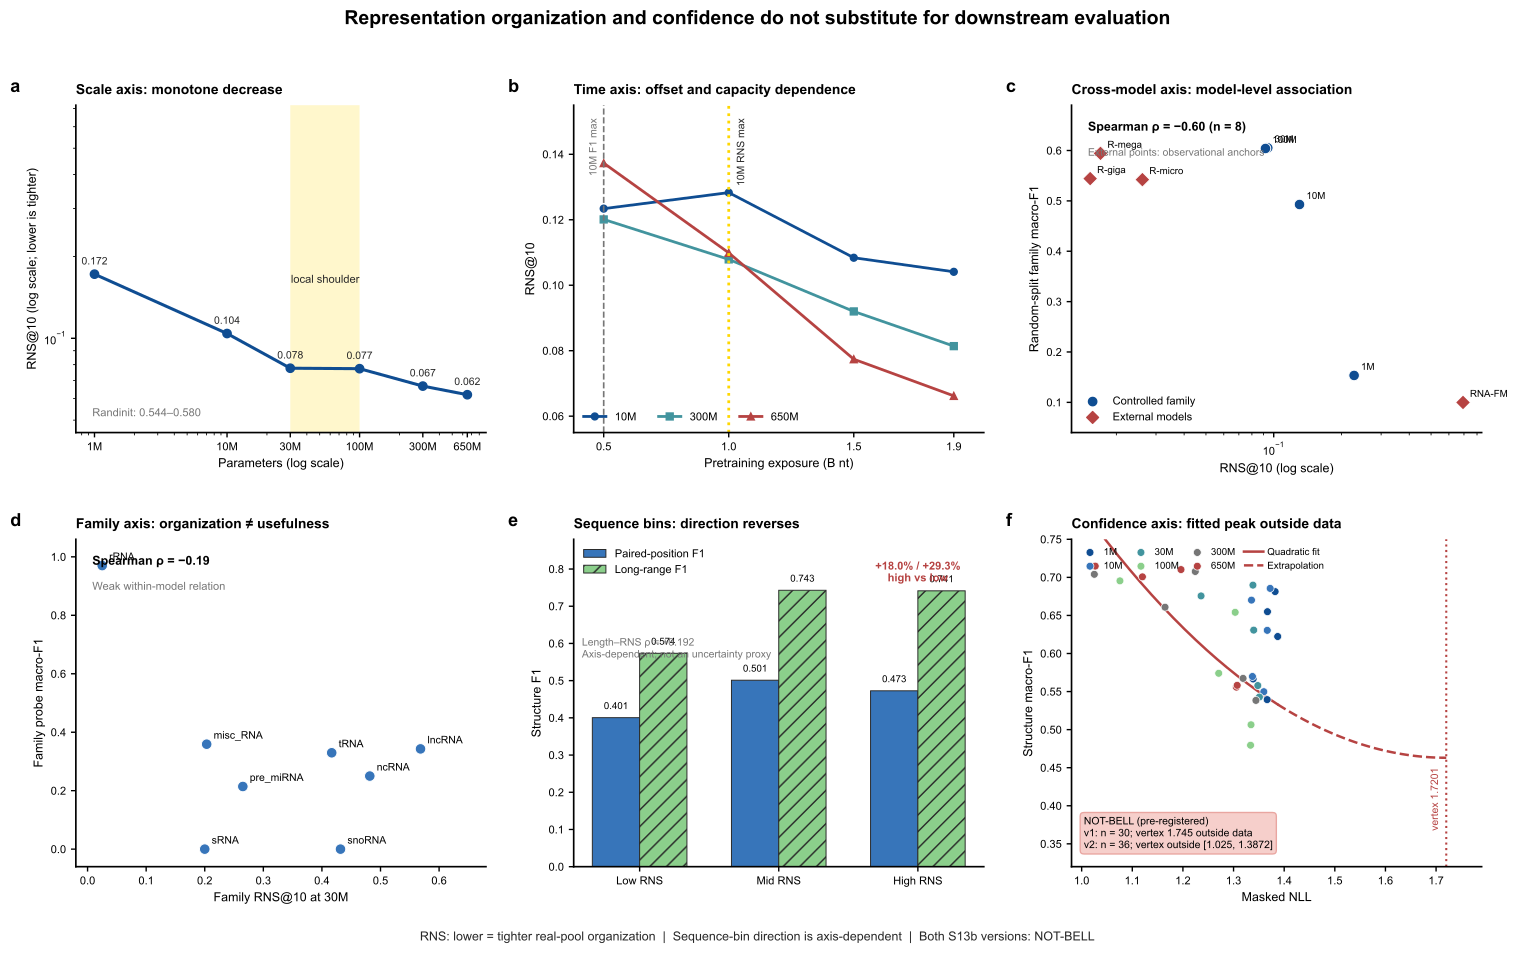

Source code (Python):
#!/usr/bin/python3
# Input SHA256 (verified 2026-11-25):
# s13b_bell.json: e62de08b33425738f90196a0f72f224704164d405e89556434e38af8f364e328
# s14_rns.json: a910ee7da1d4d5d7237dd4c9872582c1cb05ddb3682fea8ed789f856945e5743
# s14_rns_300m.json: 9c1d24aba4dffb0fd9068da29647e5260d002df201e122786358fd16d591860c
# s14_rns_650m.json: b46487123f78d3b25ffcb459bdaa352f654f1ac13c9d02c2b23b7ea7620cd6de
# s14_timeaxis.json: 8dc4be452cebdd640672cdf316b687322e988c5c7c7a2d53a817e3abed07ece1
# s14_timeaxis_v2.json: 2ae3673ff47a50ea5121c75271425facf7f291939a2aa7ac882337518cdd6021
# s14_rns_ext.json: f24bdefc3310677422f19242f4d647681b7b086d1b1c19f654cde313587703f7
# s14_family_crossval.json: 24fe20837edb76a837dc650bcbb820132c1d278403530eb00ae05b218e5bd1f1
# s14_bin_eval.json: 4491cd26fae73a939459f95918c58a92b553dafcfb8227e9f69d6e6f80214573
# s14_bin_diag.json: 840cd896c3b47d778976d1da3f2fb749a9d37ba8c2134d73dfebd93d86fc236b

import json
from pathlib import Path

import matplotlib.pyplot as plt
import numpy as np

EVIDENCE = Path("/Volumes/orico-disc/A100 大量项目文件备份/03_RNA迁移学习_rna-sc/eval_evidence_logs/evidence")
OUTPUT = Path("/Users/liucunyu/Documents/课题idea 数据 结论/浙江大学/RNA 相关模型/RNA_LM_迁移学习机理研究/figs_v6")

BLUE = "#0F4D92"
BLUE_2 = "#3775BA"
TEAL = "#42949E"
GREEN = "#8BCF8B"
RED = "#B64342"
RED_LIGHT = "#E9A6A1"
GRAY = "#767676"
LIGHT_GRAY = "#CFCECE"
DARK = "#272727"
GOLD = "#FFD700"


def load(name):
    with (EVIDENCE / name).open("r", encoding="utf-8") as handle:
        return json.load(handle)


def style_axis(ax):
    ax.spines["top"].set_visible(False)
    ax.spines["right"].set_visible(False)
    ax.spines["left"].set_linewidth(1.2)
    ax.spines["bottom"].set_linewidth(1.2)
    ax.tick_params(width=1.0, labelsize=8)


def panel_label(ax, label, title):
    ax.set_title(title, loc="left", fontsize=10, fontweight="bold", pad=8)
    ax.text(-0.16, 1.08, label, transform=ax.transAxes, fontsize=13,
            fontweight="bold", va="top", ha="left")


def main():
    rns = load("s14_rns.json")
    rns300 = load("s14_rns_300m.json")
    rns650 = load("s14_rns_650m.json")
    time10 = load("s14_timeaxis.json")
    time_large = load("s14_timeaxis_v2.json")
    ext = load("s14_rns_ext.json")
    family = load("s14_family_crossval.json")
    bins = load("s14_bin_eval.json")
    diag = load("s14_bin_diag.json")
    bell = load("s13b_bell.json")

    plt.rcParams.update({
        "font.family": ["Arial", "Helvetica", "DejaVu Sans", "sans-serif"],
        "font.size": 9,
        "axes.linewidth": 1.2,
        "legend.frameon": False,
        "pdf.fonttype": 42,
        "ps.fonttype": 42,
    })
    fig, axes = plt.subplots(2, 3, figsize=(15.5, 9.4))

    ax = axes[0, 0]
    names = [f"RNA-Sc-{scale}_s17" for scale in ["1M", "10M", "30M", "100M"]]
    values = [rns["results"][name]["RNS"]["10"] for name in names]
    values += [rns300["RNS"]["10"], rns650["RNS"]["10"]]
    params = np.array([1, 10, 30, 100, 300, 650])
    ax.plot(params, values, color=BLUE, marker="o", markersize=6, linewidth=2.2)
    for x, y in zip(params, values):
        ax.annotate(f"{y:.3f}", (x, y), xytext=(0, 7), textcoords="offset points",
                    ha="center", fontsize=7.5, color=DARK)
    ax.axvspan(30, 100, color=GOLD, alpha=0.20, lw=0)
    ax.text(55, 0.16, "local shoulder", ha="center", fontsize=8, color=DARK)
    ax.text(0.04, 0.05, "Randinit: 0.544–0.580", transform=ax.transAxes,
            fontsize=8, color=GRAY)
    ax.set_xscale("log")
    ax.set_yscale("log")
    ax.set_ylim(0.045, 0.72)
    ax.set_xticks(params)
    ax.set_xticklabels(["1M", "10M", "30M", "100M", "300M", "650M"])
    ax.set_xlabel("Parameters (log scale)")
    ax.set_ylabel("RNS@10 (log scale; lower is tighter)")
    panel_label(ax, "a", "Scale axis: monotone decrease")
    style_axis(ax)

    ax = axes[0, 1]
    exposures = np.array([0.5, 1.0, 1.5, 1.9])
    keys = ["nt_0.5B", "nt_1.0B", "nt_1.5B", "nt_1.9B"]
    series = [
        ("10M", time10["results"], BLUE, "o"),
        ("300M", time_large["results"]["RNA-Sc-300M_s17"], TEAL, "s"),
        ("650M", time_large["results"]["RNA-Sc-650M_s17"], RED, "^"),
    ]
    for label, data, color, marker in series:
        vals = [data[key]["RNS"]["10"] for key in keys]
        ax.plot(exposures, vals, label=label, color=color, marker=marker,
                markersize=5, linewidth=2.0)
    ax.axvline(0.5, color=GRAY, linestyle="--", linewidth=1.2)
    ax.axvline(1.0, color=GOLD, linestyle=":", linewidth=2.0)
    ax.text(0.48, 0.151, "10M F1 max", rotation=90, ha="right", va="top",
            fontsize=7.5, color=GRAY)
    ax.text(1.03, 0.151, "10M RNS max", rotation=90, ha="left", va="top",
            fontsize=7.5, color=DARK)
    ax.set_xlim(0.38, 2.02)
    ax.set_ylim(0.055, 0.155)
    ax.set_xticks(exposures)
    ax.set_xlabel("Pretraining exposure (B nt)")
    ax.set_ylabel("RNS@10")
    ax.legend(loc="lower left", ncol=3, fontsize=8)
    panel_label(ax, "b", "Time axis: offset and capacity dependence")
    style_axis(ax)

    ax = axes[0, 2]
    for name, x, y in ext["pairs"]:
        is_self = name.startswith("RNA-Sc")
        ax.scatter(x, y, s=58, marker="o" if is_self else "D",
                   color=BLUE if is_self else RED, edgecolor="white",
                   linewidth=0.7, zorder=3)
        short = name.replace("RNA-Sc-", "").replace("RiNALMo-", "R-").replace("RNA-FM-96M", "RNA-FM")
        ax.annotate(short, (x, y), xytext=(5, 4), textcoords="offset points", fontsize=7)
    ax.set_xscale("log")
    ax.set_xlabel("RNS@10 (log scale)")
    ax.set_ylabel("Random-split family macro-F1")
    ax.set_ylim(0.04, 0.69)
    ax.text(0.04, 0.95, "Spearman ρ = −0.60 (n = 8)", transform=ax.transAxes,
            va="top", fontsize=9, fontweight="bold")
    ax.text(0.04, 0.87, "External points: observational anchors", transform=ax.transAxes,
            va="top", fontsize=7.5, color=GRAY)
    ax.scatter([], [], marker="o", color=BLUE, label="Controlled family")
    ax.scatter([], [], marker="D", color=RED, label="External models")
    ax.legend(loc="lower left", fontsize=8)
    panel_label(ax, "c", "Cross-model axis: model-level association")
    style_axis(ax)

    ax = axes[1, 0]
    for fam, row in family["families"].items():
        ax.scatter(row["rns_30M"], row["probe_f1"], s=58, color=BLUE_2,
                   edgecolor="white", linewidth=0.7, zorder=3)
        ax.annotate(fam, (row["rns_30M"], row["probe_f1"]), xytext=(5, 4),
                    textcoords="offset points", fontsize=7.5)
    ax.set_xlim(-0.02, 0.68)
    ax.set_ylim(-0.06, 1.06)
    ax.set_xlabel("Family RNS@10 at 30M")
    ax.set_ylabel("Family probe macro-F1")
    ax.text(0.04, 0.95, "Spearman ρ = −0.19", transform=ax.transAxes,
            va="top", fontsize=9, fontweight="bold")
    ax.text(0.04, 0.87, "Weak within-model relation", transform=ax.transAxes,
            va="top", fontsize=8, color=GRAY)
    panel_label(ax, "d", "Family axis: organization ≠ usefulness")
    style_axis(ax)

    ax = axes[1, 1]
    x = np.arange(3)
    pair = [bins["pair_f1_by_bin"][key]["mean"] for key in ["low", "mid", "high"]]
    longrange = [bins["longrange_f1_by_bin"][key]["mean"] for key in ["low", "mid", "high"]]
    width = 0.34
    bars1 = ax.bar(x - width / 2, pair, width, color=BLUE_2, edgecolor=DARK,
                   linewidth=0.7, label="Paired-position F1")
    bars2 = ax.bar(x + width / 2, longrange, width, color=GREEN, edgecolor=DARK,
                   linewidth=0.7, hatch="//", label="Long-range F1")
    for bars in [bars1, bars2]:
        for bar in bars:
            ax.text(bar.get_x() + bar.get_width() / 2, bar.get_height() + 0.018,
                    f"{bar.get_height():.3f}", ha="center", va="bottom", fontsize=7)
    ax.text(2, 0.82, "+18.0% / +29.3%\nhigh vs low", ha="center", va="top",
            fontsize=8, color=RED, fontweight="bold")
    ax.set_xticks(x)
    ax.set_xticklabels(["Low RNS", "Mid RNS", "High RNS"])
    ax.set_ylim(0, 0.88)
    ax.set_ylabel("Structure F1")
    ax.legend(loc="upper left", fontsize=8)
    ax.text(0.02, 0.70, f"Length–RNS ρ = +{diag['spearman_len_rns']:.3f}\nAxis-dependent; not an uncertainty proxy",
            transform=ax.transAxes, fontsize=7.5, color=GRAY, va="top")
    panel_label(ax, "e", "Sequence bins: direction reverses")
    style_axis(ax)

    ax = axes[1, 2]
    trained = [p for p in bell["points"] if "randinit" not in p["model"]]
    model_order = ["1M", "10M", "30M", "100M", "300M", "650M"]
    colors = [BLUE, BLUE_2, TEAL, GREEN, GRAY, RED]
    for scale, color in zip(model_order, colors):
        pts = [p for p in trained if f"-{scale}_" in p["model"]]
        ax.scatter([p["nll"] for p in pts], [p["f1"] for p in pts], s=32,
                   color=color, edgecolor="white", linewidth=0.5, label=scale, zorder=3)
    nll = np.array([p["nll"] for p in trained])
    coeffs = bell["bell_test"]["quad_coeffs"]
    vertex = bell["bell_test"]["peak_x_nll"]
    x_obs = np.linspace(nll.min(), nll.max(), 200)
    x_extra = np.linspace(nll.max(), vertex, 100)
    ax.plot(x_obs, np.polyval(coeffs, x_obs), color=RED, linewidth=1.8,
            label="Quadratic fit")
    ax.plot(x_extra, np.polyval(coeffs, x_extra), color=RED, linewidth=1.8,
            linestyle="--", label="Extrapolation")
    ax.axvline(vertex, color=RED, linestyle=":", linewidth=1.5)
    ax.text(vertex - 0.012, 0.37, "vertex 1.7201", rotation=90, ha="right",
            fontsize=7.5, color=RED)
    ax.set_xlim(0.98, 1.79)
    ax.set_ylim(0.32, 0.75)
    ax.set_xlabel("Masked NLL")
    ax.set_ylabel("Structure macro-F1")
    ax.text(0.03, 0.05,
            "NOT-BELL (pre-registered)\nv1: n = 30; vertex 1.745 outside data\nv2: n = 36; vertex outside [1.025, 1.3872]",
            transform=ax.transAxes, fontsize=7.5, va="bottom",
            bbox={"boxstyle": "round,pad=0.35", "facecolor": "#F6CFCB", "edgecolor": RED_LIGHT})
    ax.legend(loc="upper left", ncol=4, fontsize=7, columnspacing=0.9, handletextpad=0.4)
    panel_label(ax, "f", "Confidence axis: fitted peak outside data")
    style_axis(ax)

    fig.suptitle("Representation organization and confidence do not substitute for downstream evaluation",
                 fontsize=14, fontweight="bold", y=0.995)
    fig.text(0.5, 0.005,
             "RNS: lower = tighter real-pool organization  |  Sequence-bin direction is axis-dependent  |  Both S13b versions: NOT-BELL",
             ha="center", fontsize=9, color=DARK)
    fig.tight_layout(rect=[0.015, 0.03, 0.995, 0.97], h_pad=3.0, w_pad=2.5)
    OUTPUT.mkdir(parents=True, exist_ok=True)
    fig.savefig(OUTPUT / "fig6_crosscut.png", dpi=300, bbox_inches="tight", facecolor="white")
    fig.savefig(OUTPUT / "fig6_crosscut.pdf", bbox_inches="tight", facecolor="white")
    plt.close(fig)
    print(OUTPUT / "fig6_crosscut.png")
    print(OUTPUT / "fig6_crosscut.pdf")


if __name__ == "__main__":
    main()
